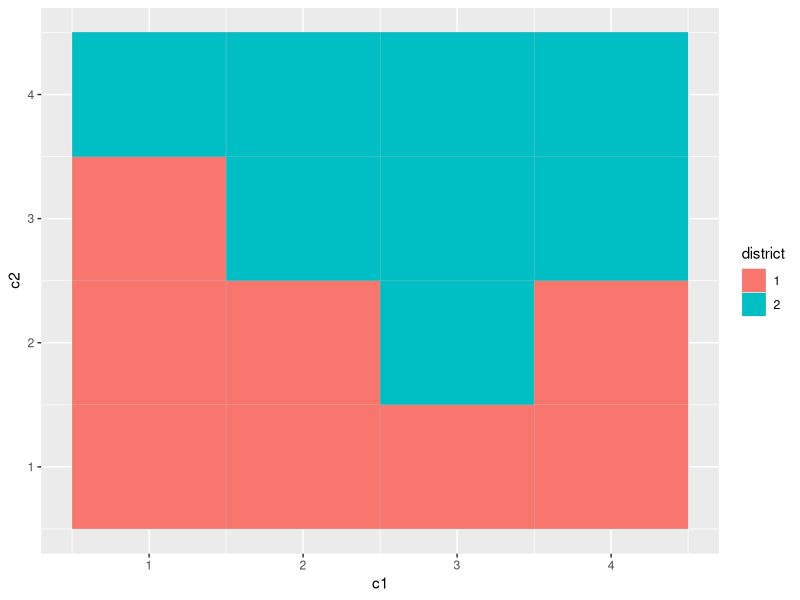

The R script that drew this image:
library(tidyverse)

counties <- cross_df(list(c1=1:4,c2=1:4)) %>%
  mutate(district = case_when(c1==1 & c2<=3~ "1",
                              c1==2 & c2<=2 ~"1",
                              c1==3 & c2==1 ~ "1",
                              c1==4 & c2<=2 ~ "1",
                              T~"2"))


counties %>%
  ggplot(aes(x=c1, y=c2, fill=district)) +
  geom_tile(color="gray")
